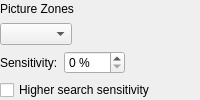
                 <widget class="QWidget" name="pictureShapeOptions" native="true">
                  <layout class="QVBoxLayout" name="verticalLayout_20">
                   <property name="leftMargin">
                    <number>0</number>
                   </property>
                   <property name="topMargin">
                    <number>0</number>
                   </property>
                   <property name="rightMargin">
                    <number>0</number>
                   </property>
                   <property name="bottomMargin">
                    <number>0</number>
                   </property>
                   <item>
                    <widget class="SectionHeading" name="pictureShapeHeading">
                     <property name="text">
                      <string>Picture Zones</string>
                     </property>
                    </widget>
                   </item>
                   <item>
                    <layout class="QHBoxLayout" name="horizontalLayout_15">
                     <item>
                      <widget class="QComboBox" name="pictureShapeSelector">
                       <property name="toolTip">
                        <string>Mixed mode only: how pictures are found, not at all, as a mask along the picture outlines or as rectangles. Pictures stay in color or grayscale, the rest becomes black and white.</string>
                       </property>
                      </widget>
                     </item>
                     <item>
                      <spacer name="horizontalSpacer_38">
                       <property name="orientation">
                        <enum>Qt::Horizontal</enum>
                       </property>
                       <property name="sizeHint" stdset="0">
                        <size>
                         <width>1</width>
                         <height>1</height>
                        </size>
                       </property>
                      </spacer>
                     </item>
                    </layout>
                   </item>
                   <item>
                    <widget class="QWidget" name="pictureShapeSensitivityOptions" native="true">
                     <layout class="QHBoxLayout" name="horizontalLayout_16">
                      <property name="leftMargin">
                       <number>0</number>
                      </property>
                      <property name="topMargin">
                       <number>0</number>
                      </property>
                      <property name="rightMargin">
                       <number>0</number>
                      </property>
                      <property name="bottomMargin">
                       <number>0</number>
                      </property>
                      <item>
                       <widget class="QLabel" name="pictureShapeSensitivityLabel">
                        <property name="buddy">
                         <cstring>pictureShapeSensitivitySB</cstring>
                        </property>
                        <property name="toolTip">
                         <string>Trims the edges of the picture rectangles inward to the first row or column that the picture fills to at least this share. At 100 %, nothing is trimmed. Only for pictures found as rectangles.</string>
                        </property>
                        <property name="text">
                         <string>Sensitivity:</string>
                        </property>
                       </widget>
                      </item>
                      <item>
                       <widget class="QSpinBox" name="pictureShapeSensitivitySB">
<property name="toolTip">
 <string>Trims the edges of the picture rectangles inward to the first row or column that the picture fills to at least this share. At 100 %, nothing is trimmed. Only for pictures found as rectangles.</string>
</property>
<property name="suffix">
<string notr="true"> %</string>
</property>
                        <property name="maximum">
                         <number>100</number>
                        </property>
                       </widget>
                      </item>
                      <item>
                       <spacer name="horizontalSpacer_40">
                        <property name="orientation">
                         <enum>Qt::Horizontal</enum>
                        </property>
                        <property name="sizeHint" stdset="0">
                         <size>
                          <width>1</width>
                          <height>1</height>
                         </size>
                        </property>
                       </spacer>
                      </item>
                     </layout>
                    </widget>
                   </item>
                   <item>
                    <layout class="QHBoxLayout" name="horizontalLayout_34">
                     <item>
                      <widget class="QCheckBox" name="higherSearchSensitivityCB">
                       <property name="toolTip">
                        <string>Also finds pictures with weak contrast; text may then be taken for a picture, too.</string>
                       </property>
                       <property name="text">
                        <string>Higher search sensitivity</string>
                       </property>
                      </widget>
                     </item>
                     <item>
                      <spacer name="horizontalSpacer_73">
                       <property name="orientation">
                        <enum>Qt::Horizontal</enum>
                       </property>
                       <property name="sizeHint" stdset="0">
                        <size>
                         <width>1</width>
                         <height>1</height>
                        </size>
                       </property>
                      </spacer>
                     </item>
                    </layout>
                   </item>
                  </layout>
                 </widget>
